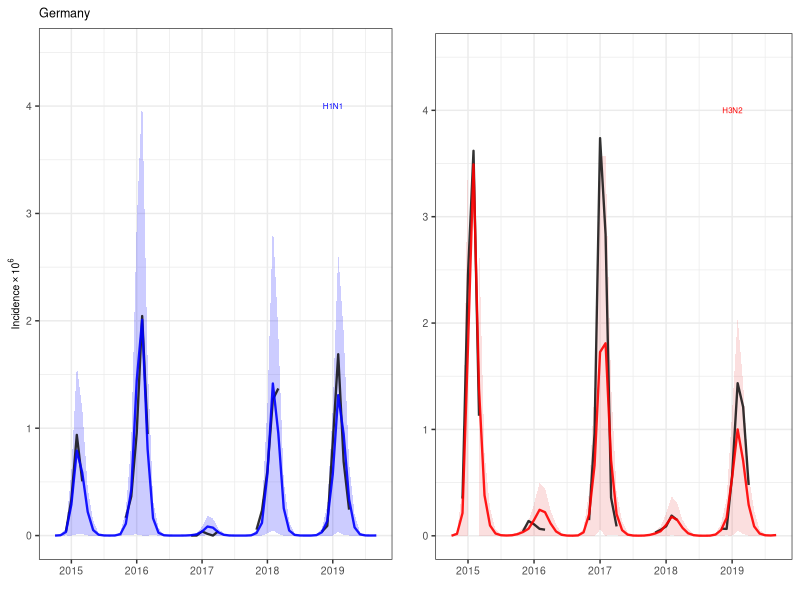
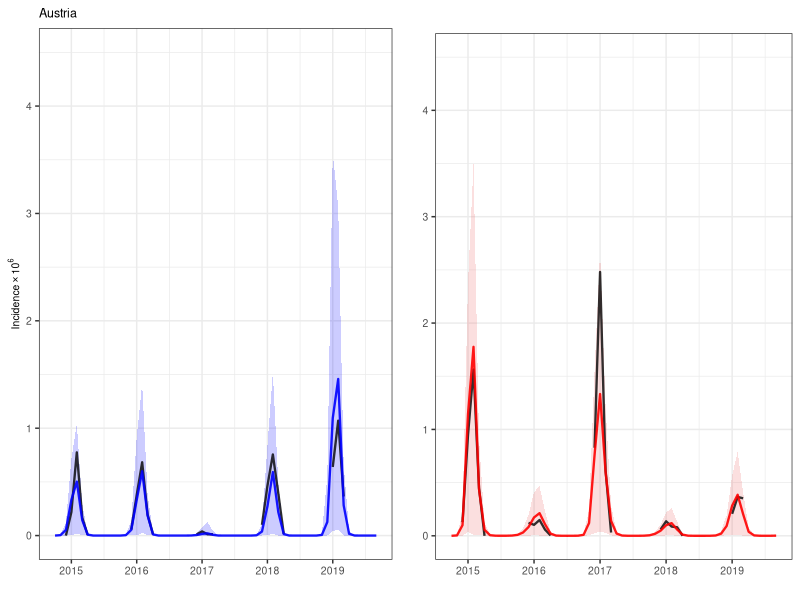
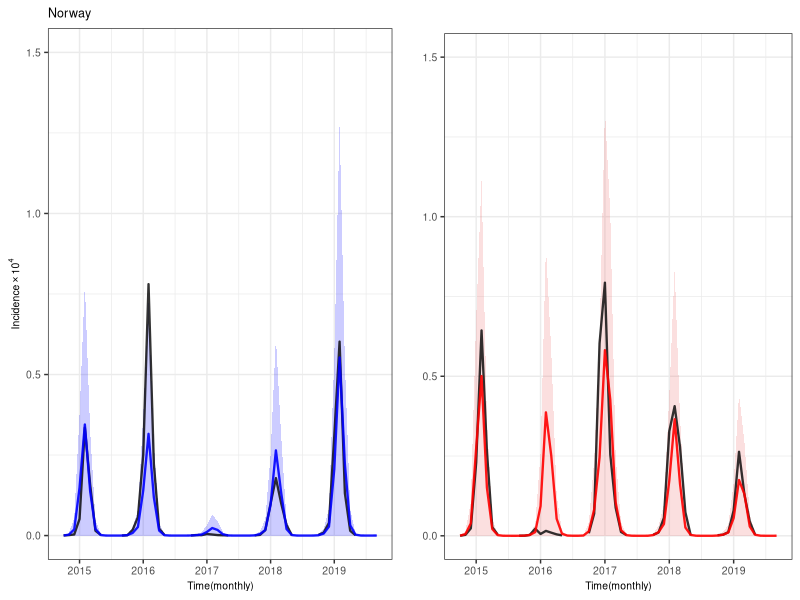
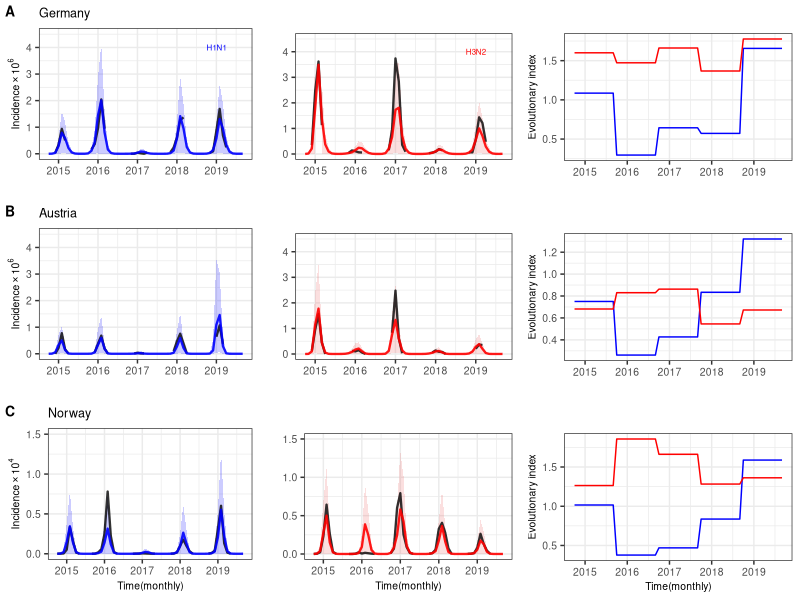

Recreate these plots in R, in order.
library(ggplot2)
library(tidyverse)
library(gridExtra)
##Germany---------------------------------------------------------------------------------------------------------------------
sim1_H1N_summary <- read.csv('Germany sim1_H1N_summary.csv')
sim1_H3N_summary <- read.csv('Germany sim1_H3N_summary.csv')

figure_H1N <- ggplot(sim1_H1N_summary,aes(x = month,y = mean,ymin = lower,ymax = upper))+
  geom_ribbon(alpha = 0.2,fill = "#0000FF") + 
  geom_line(aes(y = H1N),size = 0.8,color = "black",alpha =0.8) +
  geom_line(aes(y = mean),color = "blue",size = 0.8,alpha =0.9) +
  labs(y=expression(paste('Incidence'%*%10^6)), x='', title='Germany')+
  annotate("text", x = 2019, y = 4, label = 'H1N1', color='blue', size=2)+
  scale_y_continuous(limits = c(0,4.5))+
  theme_bw() +
  theme(axis.title.x = element_text(size = 7.5), axis.title.y = element_text(size = 7.5)) +
  theme(axis.text.x = element_text(size = 7.5), axis.text.y = element_text(size = 7.5), title=element_text(size=7.5))

figure_H3N <- ggplot(sim1_H3N_summary,aes(x = month,y = mean,ymin = lower,ymax = upper))+
  geom_ribbon(alpha = 0.2,fill = "#EE6363") + 
  geom_line(aes(y = H3N),size = 0.8,color = "black",alpha =0.8) +
  geom_line(aes(y = mean),color = "red",size = 0.8,alpha =0.9) +
  labs(y='',x='',title = '')+
  annotate("text", x = 2019, y = 4, label = 'H3N2', color='red', size=2)+
  scale_y_continuous(limits = c(0,4.5))+
  theme_bw() +
  theme(axis.title.x = element_text(size = 7.5), axis.title.y = element_text(size = 7.5)) +
  theme(axis.text.x = element_text(size = 7.5), axis.text.y = element_text(size = 7.5))

Et <- read.csv('GermanyEt.csv')
figure_Et_Germany <- ggplot(Et, aes(x=month)) +
  geom_line(aes(y=Et_H1N), color='blue') +
  geom_line(aes(y=Et_H3N), color='red') +
  labs(x='', y='Evolutionary index',title = '') +
  scale_x_continuous(breaks = seq(2013,2019,1)) +
  theme_bw() +
  theme(axis.title.x = element_text(size = 7.5), axis.title.y = element_text(size = 7.5)) +
  theme(axis.text.x = element_text(size = 7.5), axis.text.y = element_text(size = 7.5))

g1 <- grid.arrange(figure_H1N,figure_H3N,nrow=1)

##Austria--------------------------------------------------------------------------------------------------------------------------------------
sim1_H1N_summary <- read.csv('Austria sim1_H1N_summary.csv')
sim1_H3N_summary <- read.csv('Austria sim1_H3N_summary.csv')

figure_H1N <- ggplot(sim1_H1N_summary,aes(x = month,y = mean,ymin = lower,ymax = upper))+
  geom_ribbon(alpha = 0.2,fill = "#0000FF") + 
  geom_line(aes(y = H1N),size = 0.8,color = "black",alpha =0.8) +
  geom_line(aes(y = mean),color = "blue",size = 0.8,alpha =0.9) +
  labs(y=expression(paste('Incidence'%*%10^6)),x='',  title='Austria')+
  #annotate("text", x = 2019, y = 4, label = 'H1N1', color='blue')+
  scale_y_continuous(limits = c(0,4.5))+
  theme_bw() +
  theme(axis.title.x = element_text(size = 7.5), axis.title.y = element_text(size = 7.5)) +
  theme(axis.text.x = element_text(size = 7.5), axis.text.y = element_text(size = 7.5),title=element_text(size=7.5))

figure_H3N <- ggplot(sim1_H3N_summary,aes(x = month,y = mean,ymin = lower,ymax = upper))+
  geom_ribbon(alpha = 0.2,fill = "#EE6363") + 
  geom_line(aes(y = H3N),size = 0.8,color = "black",alpha =0.8) +
  geom_line(aes(y = mean),color = "red",size = 0.8,alpha =0.9) +
  labs(y='',x='',title = '')+
  #annotate("text", x = 2019, y = 4, label = 'H3N2', color='red')+
  scale_y_continuous(limits = c(0,4.5))+
  theme_bw() +
  theme(axis.title.x = element_text(size = 7.5), axis.title.y = element_text(size = 7.5)) +
  theme(axis.text.x = element_text(size = 7.5), axis.text.y = element_text(size = 7.5))

Et <- read.csv('AustriaEt.csv')
figure_Et_Austria <- ggplot(Et, aes(x=month)) +
  geom_line(aes(y=Et_H1N), color='blue') +
  geom_line(aes(y=Et_H3N), color='red') +
  labs(x='', y='Evolutionary index',title = '') +
  scale_x_continuous(breaks = seq(2013,2019,1)) +
  theme_bw() +
  theme(axis.title.x = element_text(size = 7.5), axis.title.y = element_text(size = 7.5)) +
  theme(axis.text.x = element_text(size = 7.5), axis.text.y = element_text(size = 7.5))

g2 <- grid.arrange(figure_H1N,figure_H3N,nrow=1)


##Norway--------------------------------------------------------------------------------------------------------------------------------------
sim1_H1N_summary <- read.csv('Norway sim1_H1N_summary.csv')
sim1_H3N_summary <- read.csv('Norway sim1_H3N_summary.csv')

figure_H1N <- ggplot(sim1_H1N_summary,aes(x = month,y = mean,ymin = lower,ymax = upper))+
  geom_ribbon(alpha = 0.2,fill = "#0000FF") + 
  geom_line(aes(y = H1N),size = 0.8,color = "black",alpha =0.8) +
  geom_line(aes(y = mean),color = "blue",size = 0.8,alpha =0.9) +
  labs(y=expression(paste('Incidence'%*%10^4)),x="Time(monthly)", title='Norway')+
  #annotate("text", x = 2019, y = 1, label = 'H1N1', color='blue')+
  scale_y_continuous(limits = c(0,1.5))+
  theme_bw() +
  theme(axis.title.x = element_text(size = 7.5), axis.title.y = element_text(size = 7.5)) +
  theme(axis.text.x = element_text(size = 7.5), axis.text.y = element_text(size = 7.5),title=element_text(size=7.5))


figure_H3N <- ggplot(sim1_H3N_summary,aes(x = month,y = mean,ymin = lower,ymax = upper))+
  geom_ribbon(alpha = 0.2,fill = "#EE6363") + 
  geom_line(aes(y = H3N),size = 0.8,color = "black",alpha =0.8) +
  geom_line(aes(y = mean),color = "red",size = 0.8,alpha =0.9) +
  labs(y='',x="Time(monthly)",title = '')+
  #annotate("text", x = 2019, y = 1, label = 'H3N2', color='red')+
  scale_y_continuous(limits = c(0,1.5))+
  theme_bw() +
  theme(axis.title.x = element_text(size = 7.5), axis.title.y = element_text(size = 7.5)) +
  theme(axis.text.x = element_text(size = 7.5), axis.text.y = element_text(size = 7.5))

Et <- read.csv('NorwayEt.csv')

figure_Et_Norway <- ggplot(Et, aes(x=month)) +
  geom_line(aes(y=Et_H1N), color='blue') +
  geom_line(aes(y=Et_H3N), color='red') +
  labs(x='Time(monthly)', y='Evolutionary index',title = '') +
  scale_x_continuous(breaks = seq(2013,2019,1)) +
  theme_bw() +
  theme(axis.title.x = element_text(size = 7.5), axis.title.y = element_text(size = 7.5)) +
  theme(axis.text.x = element_text(size = 7.5), axis.text.y = element_text(size = 7.5))

g3 <- grid.arrange(figure_H1N,figure_H3N,nrow=1)


library(cowplot)
tiff('Fig3.tiff', height = 1750, width = 2000, res = 300, units = 'px', pointsize = 12,compression = 'jpeg')
ggdraw() +
  draw_plot(g1, 0, 2/3, width = 0.65, height = 1/3) +
  draw_plot(figure_Et_Germany, 0.65, 2/3, width = 0.35, height = 1/3) +
  draw_plot(g2, 0, 1/3, width = 0.65, height = 1/3) +
  draw_plot(figure_Et_Austria, 0.65, 1/3, width = 0.35, height = 1/3) +
  draw_plot(g3, 0, 0, width = 0.65, height = 1/3) +
  draw_plot(figure_Et_Norway, 0.65, 0, width = 0.35, height = 1/3) +
  draw_plot_label(label = c('A','B','C'), x=c(0,0,0), y=c(1,2/3,1/3), size = 10) 
dev.off()

